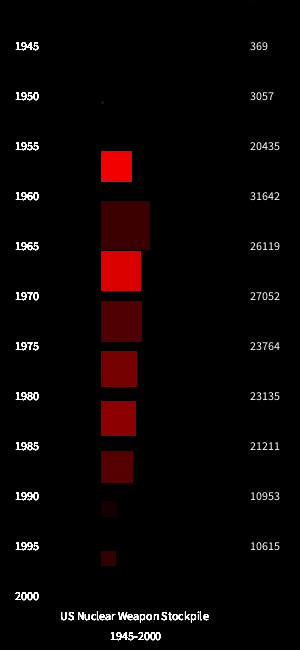
Frame 1 (no input)
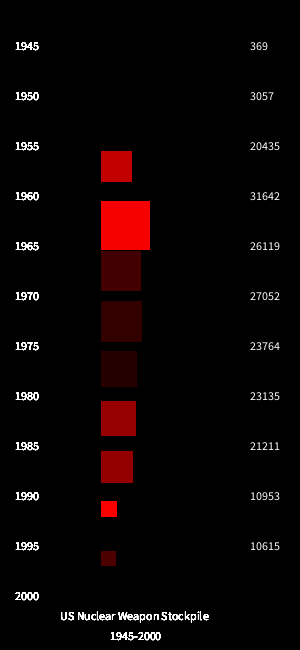
Frame 60 (the mouse pressed at the canvas centre just before this capture)
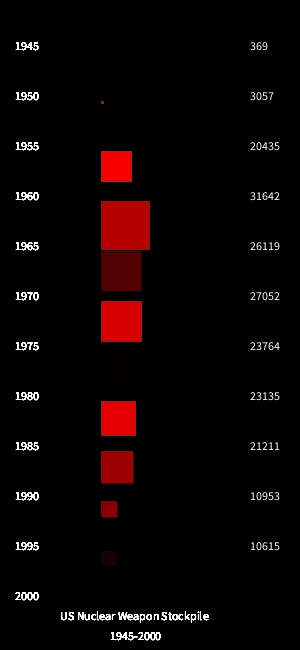
Frame 120 (the mouse held since frame 60 and released just before this capture)

The Processing sketch that drew these frames (run headless with seeded random() and noise(); from frame 60 on, the mouse is pressed at the canvas centre):

// Processing sketch: processing_42578
// ── processing_42578.pde

//Anthony Hernandez, "US Nuclear Weapon Stockpile 1945-2000"
//Second Edition
//October 11, 2011

//Nick- I am having trouble with the location of the data and how to align it with the text.
//Also, how to align the rectangles with the data and text.
 
  int data[] = {6, 369, 3057, 20435, 31642, 26119, 27052, 23764, 23135, 21211, 10953, 10615};
 // string dates[]= {"1945","1959","1955"."1969","1965","1970","1980","1990","1995","2000"};
  
void setup(){
  background(0);
  size(300,650);
  smooth(); 
}
 
 
void draw(){
  background(0);
  for(int i = 0; i < data.length; i++){
    float ellSize = map(data[i],6,31642,0,50);
    rect(100,i*50,ellSize,ellSize);
    fill(255,255,255);
   
  text("2000",15,600);
  text("1995",15,550);
  text("1990",15,500);
  text("1985",15,450);
  text("1980",15,400);
  text("1975",15,350);
  text("1970",15,300);
  text("1965",15,250);
  text("1960",15,200);
  text("1955",15,150);
  text("1950",15,100);
  text("1945",15,50);
  
    text("US Nuclear Weapon Stockpile",60,620);
    text("1945-2000",110,640);
    text(data[i],250,i*50);
    fill(random(0,255),random(0),random(0));
     
  }
  

}
